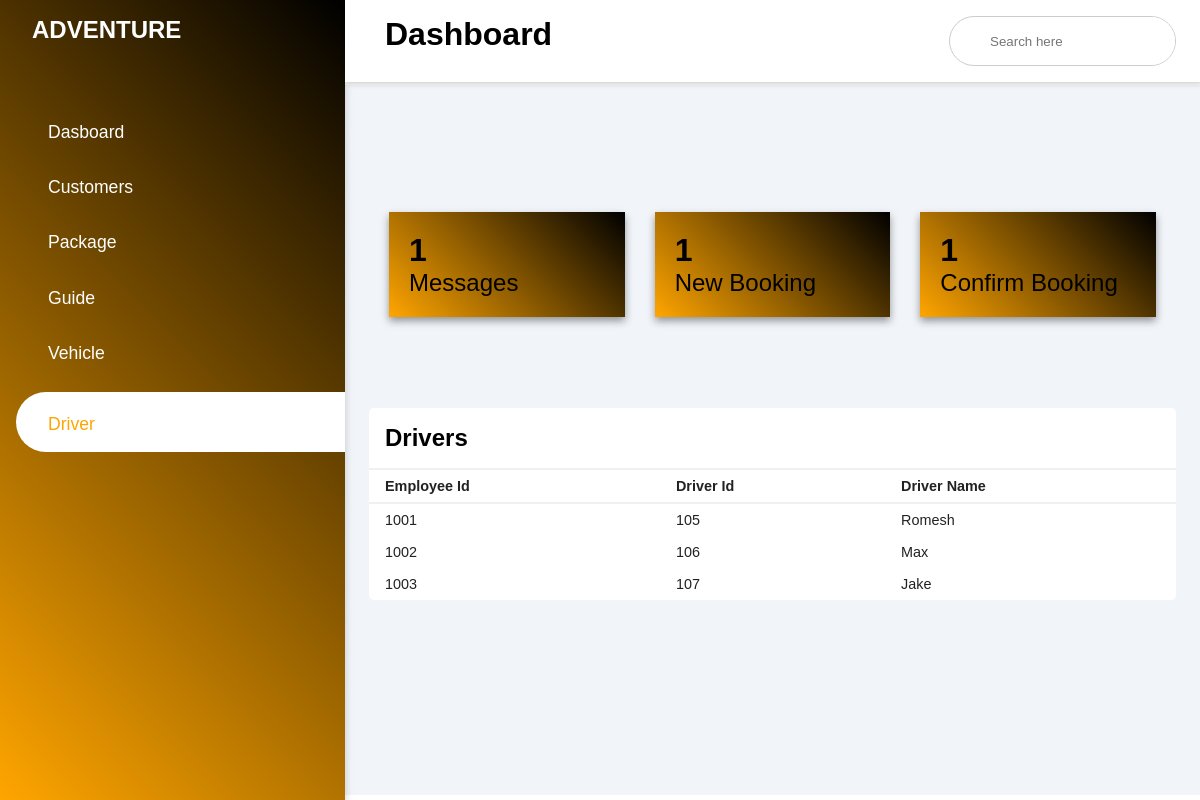
Page /admin/drivers.php on the committed database.
### tables this page shows
CREATE TABLE `driver` (
  `Emp_id` int(11) NOT NULL,
  `Driver_id` int(11) NOT NULL
);

CREATE TABLE `employee` (
  `Emp_id` int(11) NOT NULL,
  `Emp_name` varchar(255) NOT NULL,
  `Work_time` varchar(255) NOT NULL,
  `Emp_dob` varchar(255) NOT NULL
);

### admin/drivers.php (the view, shortened to what this page needs)
<?php
	$db = new dbObj();
	$conn =  $db->getConnstring();
	$query    = "SELECT Driver_id, driver.Emp_id,Emp_name FROM `driver` INNER JOIN `employee` ON driver.Emp_id=employee.Emp_id";
    $result   = mysqli_query($conn, $query);
?>
<!DOCTYPE html>
<html>
<head>
	<link rel="stylesheet" type="text/css" href="style.css">
	<link rel="stylesheet" href="https://maxst.icons8.com/vue-static/landings/line-awesome/line-awesome/1.3.0/css/line-awesome.min.css">
</head>
<body>
	<div class="sidebar">
		<div class="sidebar-brand">
			<h2>  ADVENTURE</h2>
		</div>
		<div class="sidebar-menu">
			<ul>
				<li>
					<a href="admindashboard.php" class="inactive" <?php $page='dashboard' ?>><span class="las la-igloo"></span> <span>Dasboard</span></a>
				</li>
				<li>
					<a href="customers.php" class="inactive" <?php $page='customers' ?>><span class="las la-users"></span> <span>Customers</span></a>
				</li>
				<li>
					<a href="package.php" class="inactive" <?php $page='packages' ?>><span class="las la-clipboard-list"></span> <span>Package</span></a>
				</li>
				<li>
					<a href="guide.php" class="inactive" <?php $page='guide' ?>><span class="las la-hiking"></span> <span>Guide</span></a>
				</li>
				<li>
					<a href="vehicles.php" class="inactive" <?php $page='vehicle' ?>><span class="las la-car-alt"></span> <span>Vehicle</span></a>
				</li>
				<li>
					<a href="drivers.php" class="active" <?php $page='driver' ?>><span class= "las la-user-secret"></span> <span>Driver</span></a>
				</li>
			</ul>
		</div>
	</div>
	<div class="main-content">
		<header>
			<h1>
				<label for="nav-toggle">
					<span class="las la-bars"></span>
				</label>
				Dashboard
			</h1>
			<div class="search-wrapper">
				<input type="search" placeholder="Search here" />
			</div>
		</header>
<main>
<div class="cards">
				<?php include('panel.php') ?>
			</div>
			<div class="recent-grid">
				<div class="projects">
				<div class="card">
						<div class="card-header">
							<h2>Drivers</h2>
						</div>
						<div class="card-body">
							<div class="table-responsive">
								<table width="100%">
								<thead>
									<tr>
										<td>Employee Id</td>
										<td>Driver Id</td>
										<td>Driver Name</td>
									</tr>
								</thead>
								<tbody>
									<?php
										while($row = mysqli_fetch_array($result)) {
									?>
											<tr>
										<td><?php echo $row['Emp_id'] ?></td>
										<td><?php echo $row['Driver_id'] ?></td>
										<td><?php echo $row['Emp_name'] ?></td>
									</tr>
									<?php
										}
									?>
								</tbody>
							</table>
							</div>
						</div>
					</div>
				</div>
			</div>
</main>
</div>
</body>
</html>

### admin/style.css (style rules this page uses)
* { padding: 0; margin: 0; box-sizing: border-box; list-style-type: none ; text-decoration: none; font-family: 'Poppins', sans-serif; }
.sidebar { width: 345px; position: fixed; left: 0; top: 0; height: 100%; background: linear-gradient(45deg,#ffa500, black); z-index: 100; transition: width 300ms; box-shadow: 0 4px 8px 0 rgba(0, 0, 0, 0.2); }
.sidebar-brand { height: 100px; width: 100px; padding: 1rem 0rem 1rem 2rem; color: #fff; }
.sidebar-menu { margin-top: 1rem ; text-transform: capitalize; }
.sidebar-menu li { width: 100%; margin-bottom: 1.7rem; padding-left: 1rem; text-transform: capitalize; }
.sidebar-menu li a span { text-transform: capitalize; }
.sidebar-menu a { padding-left: 1rem; display: block; color: #fff; font-size: 1.1rem; }
.sidebar-menu a.active { background: #fff; padding-top: 1rem; padding-bottom: 1rem; color: #ffa500; border-radius: 30px 0px 0px 30px; }
.sidebar-menu a span:first-child { font-size: 1.5rem; padding-right: 1rem; text-transform: capitalize; }
.main-content { transition: margin-left 300ms; margin-left: 345px; }
header { background: #fff; display: flex; justify-content: space-between; padding: 1rem 1.5rem; box-shadow: 2px 2px 5px rgba(0, 0, 0, 0.2); position: fixed; left: 345px; width: calc(100% - 345px); top: 0; z-index: 100; transition: left 300ms; }
header label span { font-size: 1.7rem; padding-right: 1rem; }
.search-wrapper { border: 1px solid #ccc; border-radius: 30px; height: 50px; display: flex; align-items: center; overflow-x: hidden; }
.search-wrapper input { height: 100%; padding: 0.5rem; border: none; outline: none; }
main { margin-top: 85px; padding: 2rem 1.5rem; background: #f1f5f9; min-height: calc(100vh - 90px); }
.cards { margin-top: 60px; width: 100%; padding: 35px 20px; display: grid; grid-template-columns: repeat( 3, 1fr); grid-gap: 30px; }
.recent-grid { margin-top: 3.5rem; display: grid; grid-gap: 2rem; grid-template-columns: 100% auto; }
.card { background: #fff; border-radius: 5px; }
.card-header { padding: 1rem; }
.card-header { display: flex; justify-content: space-between; align-items: center; border-bottom: 1px solid #f0f0f0; }
.card-body { width: 150; }
table { border-collapse: collapse; }
thead tr { border-top: 1px solid #f0f0f0; border-bottom: 2px solid #f0f0f0; }
thead td { font-weight: 700; }
td { padding: .5rem 1rem; font-size: .9rem; color: #222; }
tr td:last-child { display: flex; align-items: center; }
.table-responsive { width: 100%; overflow-x: auto; }

### rows in the picture
driver: Emp_id "1001", Driver "105", employee.Emp_name "Romesh"
driver: Emp_id "1002", Driver "106", employee.Emp_name "Max"
driver: Emp_id "1003", Driver "107", employee.Emp_name "Jake"

### other values in the picture
$num1 "1"
$num2 "1"
$num3 "1"
